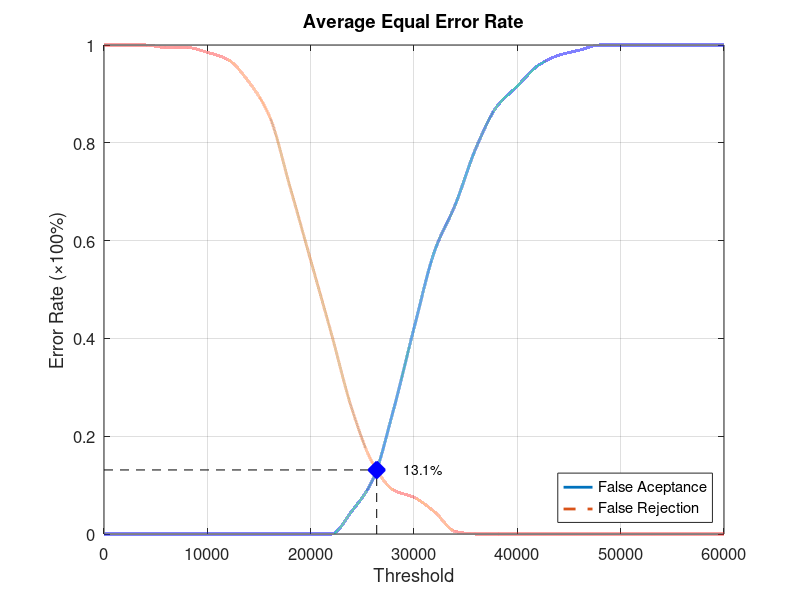
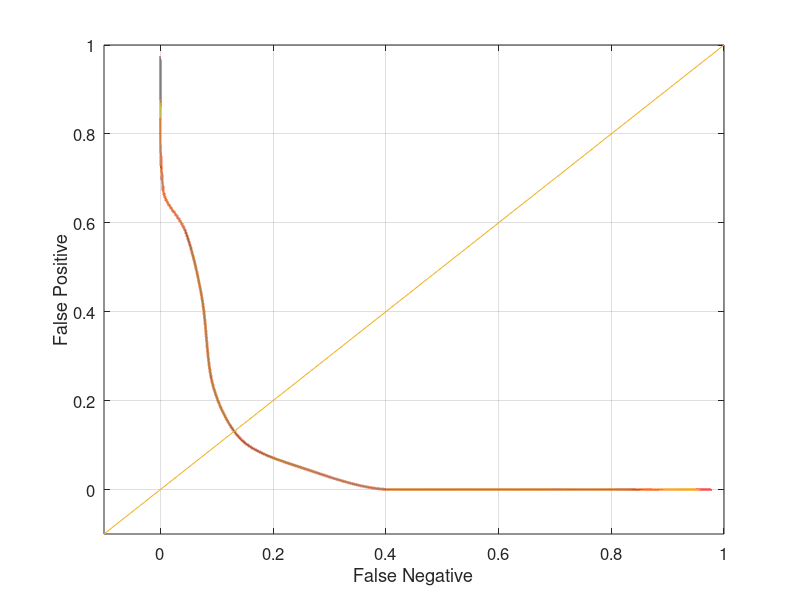

Source code (MATLAB) for these figures, in order:
function yEER = Database1_1
close all;
clear;
clc;
x = 0:2000:60000;
xq = 0:0.5:60000;

y0 = [0 0 0 0 0 0 0 0 0 0 0 0 0.0473684 0.110526 0.252632 0.421053 0.578947 0.673684 0.789474 0.873684 0.915789 0.957895 0.978947 0.989474 1 1 1 1 1 1 1];
yy0 = interp1(x, y0, xq, 'pchip');
y1 = [1 1 1 0.995 0.995 0.985 0.97 0.925 0.855 0.71 0.56 0.41 0.255 0.145 0.09 0.075 0.045 0.005 0 0 0 0 0 0 0 0 0 0 0 0 0];
yy1 = interp1(x, y1, xq, 'pchip');

% Calculating EER: 
y2 = abs(y0 - y1);
find(y2 == min(y2))
yy2 = abs(yy0 - yy1);
xEER = find(yy2 == min(yy2));
xEERIndex = xq(xEER) % X-axis EER
yEER = yy0(xEER) % Y-axis EER

main = figure
plot(xq, yy0,'-','LineWidth', 2);	hold on
plot(xq, yy1,'--','LineWidth', 2);	hold on
plot([xEERIndex xEERIndex], [0 yEER], 'k--');	hold on
plot([0 xEERIndex], [yEER yEER], 'k--');	hold on
plot(xEERIndex, yEER, 'bx', 'LineWidth', 10);	hold on
text(xEERIndex + 10 * xEERIndex / 100, yEER, [num2str(round((10000 * yEER)) / 100) '%'])
legend('False Aceptance', 'False Rejection', 'Location', 'SouthEast')
xlabel('Threshold')
ylabel('Error Rate (\times100%)')
title('Average Equal Error Rate')
set(gca, 'FontSize', 12)
axis([0 60000 0 1])
grid on

print(main, 'Database1_1Main', '-dpng');
FNRxFPR = figure('Color', [1 1 1]);
plot(yy1, yy0, '-', yy1, yy0, 'LineWidth', 2);
hold on
y = -0.1:0.1:1
plot(y, y); 
set(gca, 'FontSize', 12)
xlabel('False Negative')
ylabel('False Positive')
axis([-0.1 1 -0.1 1])
set(gca, 'FontSize', 12)
grid on

print(FNRxFPR, 'Database1_1FNRxFPR','-dpng');
end
